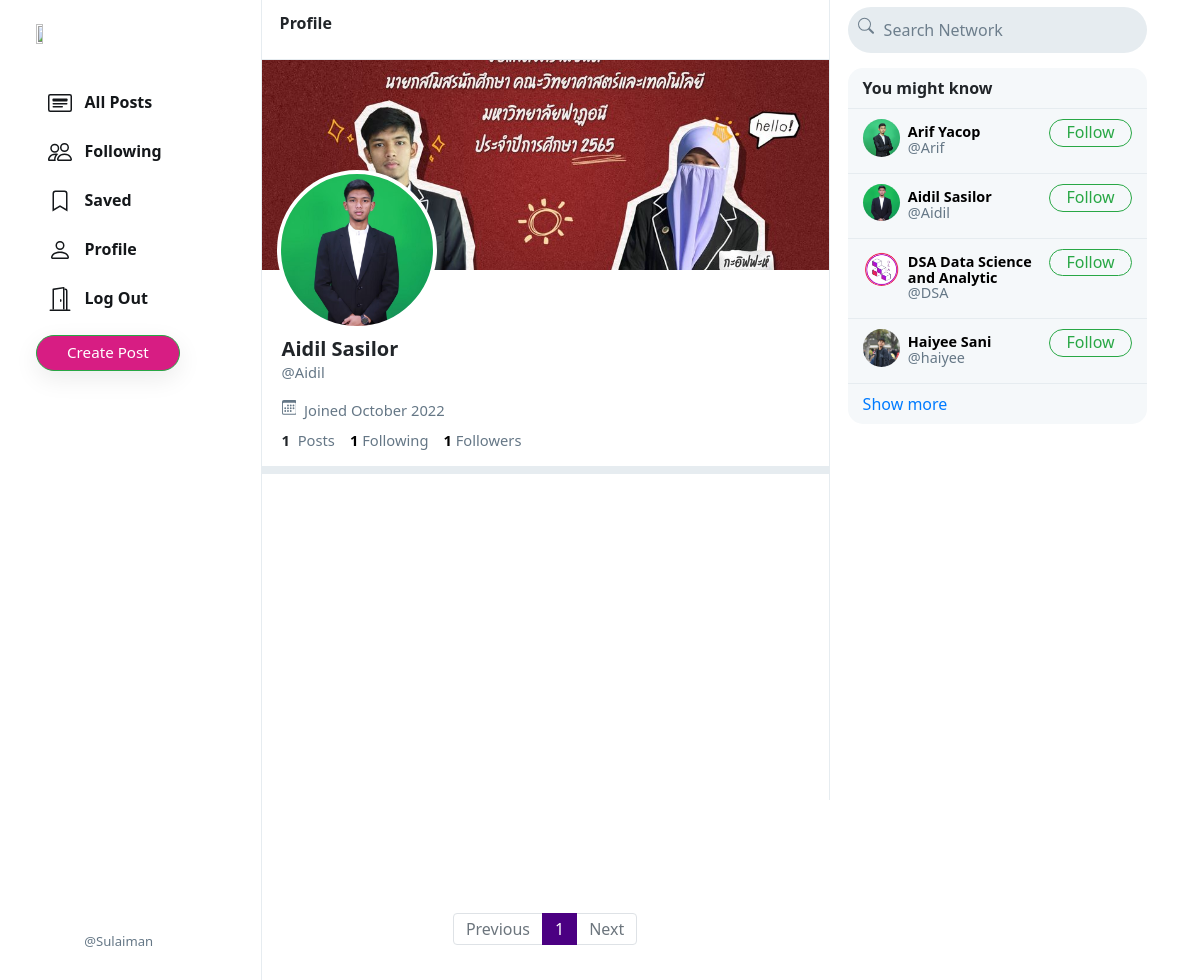
/Aidil (signed in), run on the app's committed database.
### network/models.py (models this page shows, shortened)
class User(AbstractUser):
    profile_pic = models.ImageField(upload_to='profile_pic/')
    bio = models.TextField(max_length=160, blank=True, null=True)
    cover = models.ImageField(upload_to='covers/', blank=True)

### network/views.py (the view)
# urls.py: path("<str:username>", views.profile, name='profile'),
def profile(request, username):
    user = User.objects.get(username=username)
    all_posts = Post.objects.filter(creater=user).order_by('-date_created')
    paginator = Paginator(all_posts, 10)
    page_number = request.GET.get('page')
    if page_number == None:
        page_number = 1
    posts = paginator.get_page(page_number)
    followings = []
    suggestions = []
    follower = False
    if request.user.is_authenticated:
        followings = Follower.objects.filter(followers=request.user).values_list('user', flat=True)
        suggestions = User.objects.exclude(pk__in=followings).exclude(username=request.user.username).order_by("?")[:6]
        if request.user in Follower.objects.get(user=user).followers.all():
            follower = True
    follower_count = Follower.objects.get(user=user).followers.all().count()
    following_count = Follower.objects.filter(followers=user).count()
    return render(request, 'network/profile.html', {
        "username": user,
        "posts": posts,
        "posts_count": all_posts.count(),
        "suggestions": suggestions,
        "page": "profile",
        "is_follower": follower,
        "follower_count": follower_count,
        "following_count": following_count
    })

### network/templates/network/profile.html (shortened to what this page needs)
{% extends 'network/index.html' %}
{% load static %}
{% block profile %}
    <div class="profile-view" data-user="{{username.username}}">
        <div class="cover-image" style="background-image: url(/media/{{username.cover}})"></div>
        <div class="profile-image" style="background-image: url(/media/{{username.profile_pic}})"></div>
        <div class="profile-details">
            <div class="details-data">
                <h5>{{username.first_name}} {{username.last_name}}</h5>
                <div class="grey">@{{username.username}}</div>
                <div class="grey" style="padding: 8px 0px;">
                    &nbsp;Joined {{username.date_joined | date:"F Y"}}
                </div>
                <div>
                    <strong>
                        {{posts_count}}
                    </strong>
                    &nbsp;<span class="grey">Posts</span>
                    <a href="#">
                        <strong id="following__count">{{following_count | default:0}}</strong>&nbsp;<span class="grey">Following</span>
                    </a>
                    <a href="#">
                        <strong id="follower__count">{{follower_count | default:0}}</strong>&nbsp;<span class="grey">Followers</span>
                    </a>
                </div>
            </div>
        </div>
    </div>
    <div class="space"></div>
{% endblock %}

### network/templates/network/layout.html (shortened to what this page needs)
{% load static %}
<!DOCTYPE html>
<html lang="en">
    <head>
        <link rel="stylesheet" href="https://stackpath.bootstrapcdn.com/bootstrap/4.4.1/css/bootstrap.min.css">
        <link href="{% static 'network/styles.css' %}" rel="stylesheet">
    </head>
    <body>
        <div class="body" data-page="{{page}}">
            <div class="sidenav">
                <a href="{% url 'index' %}" class="navbar-brand">
                    <img src="{% static 'network/Images/logo.png' %}" height="31px">
                </a>
                <div style="height: 100%;">
                    <div>
                        <div>
                            <ul>
                                <li class="nav-item" id="all_posts">
                                <a href="{% url 'DSocial' %}" class="nav-link">
                                    <div>
                                        &nbsp;&nbsp;All Posts
                                    </div>
                                </a>
                                </li>
                                {% if user.is_authenticated %}
                                    <li class="nav-item" id="following">
                                        <a href="{% url 'following' %}" class="nav-link">
                                            <div>
                                                &nbsp;&nbsp;Following
                                            </div>
                                        </a>
                                    </li>
                                    <li class="nav-item" id="saved">
                                        <a href="{% url 'saved' %}" class="nav-link">
                                            <div>
                                                <svg width="1.5em" height="1.5em" viewBox="0 0 16 16" class="bi bi-bookmark" fill="currentColor" xmlns="http://www.w3.org/2000/svg">
                                                    <path fill-rule="evenodd" d="M8 12l5 3V3a2 2 0 0 0-2-2H5a2 2 0 0 0-2 2v12l5-3zm-4 1.234l4-2.4 4 2.4V3a1 1 0 0 0-1-1H5a1 1 0 0 0-1 1v10.234z"/>
                                                  </svg>
                                                &nbsp;&nbsp;Saved
                                            </div>
                                        </a>
                                    </li>
                                    <li class="nav-item" id="profile">
                                        <a href="{% url 'profile' user.username %}" class="nav-link">
                                            <div>
                                                &nbsp;&nbsp;Profile
                                            </div>
                                        </a>
                                    </li>
                                    <li class="nav-item" id="logout">
                                        <a href="{% url 'logout' %}" class="nav-link">
                                            <div>
                                                &nbsp;&nbsp;Log Out
                                            </div>
                                        </a>
                                    </li>
                                {% endif %}
                            </ul>
                        </div>
                        {% if user.is_authenticated %}
                            <button id="popup-btn" class="btn btn-success new-post-btn" onclick="createpost()">Create Post</button>
                        {% endif %}
                    </div>
                    <div style="position: absolute; bottom: 10px;">
                        {% if user.is_authenticated %}
                            <li class="nav-item sidenav-user">
                                <a href="{% url 'profile' user.username %}" class="nav-link">
                                    <div class="user_account">
                                        <div class="small-profilepic" style="float: left; background-image: url(/media/{{user.profile_pic}})"></div>
                                        <div style="height: 2.7vw; margin: auto;">
                                            <div class="grey" style="margin-top: 4px;">@{{ user.username }}</div>
                                        </div>
                                    </div>
                                </a>
                            </li>
                        {% endif %}
                    </div>
                </div>
            </div>
            {% block body %}
            {% endblock %}
            <div class="right-div">
                <nav class="head">
                    <form action="#">
                        <div class="search-div">
                            <div>
                            </div>
                            <input type="text" name="query" id="search-box" placeholder="Search Network">
                        </div>
                    </form>
                </nav>
                <div class='right-div-content'>
                    <div class="space" style="background-color: white;"></div>
                    {% if user.is_authenticated %}
                        <div class="suggestion-box">
                            <div class="suggestion-header">
                                You might know
                            </div>
                            {% for suggestion in suggestions %}
                                <div class="suggestion-user">
                                    <div>
                                        <a href="{% url 'profile' suggestion.username %}">
                                            <div class="small-profilepic" style="background-image: url(/media/{{suggestion.profile_pic}})"></div>
                                        </a>
                                    </div>
                                    <div class="user-details">
                                        <a href="{% url 'profile' suggestion.username %}">
                                            <div id="user-name">
                                                <strong>
                                                    {{suggestion.first_name}} {{suggestion.last_name}}
                                                </strong>
                                            </div>
                                            <div class="grey">@{{suggestion.username}}</div>
                                        </a>
                                    </div>
                                    <div>
                                        <button class="btn btn-outline-success" type="button" onclick="follow_user(this,'{{suggestion.username}}','suggestion')">Follow</button>
                                    </div>
                                </div>
                            {% empty %}
                                    <div style="text-align: center; border-bottom: .5px solid #e6ecf0; padding: 10px 15px;">
                                        <span class="grey" style="font-size: .9em;">No suggestions available.</span>
                                    </div>
                            {% endfor %}
                            <div class="suggestion-footer">
                                <a href="#">Show more</a>
                            </div>
                        </div>
                    {% endif %}
                </div>
            </div>
        </div>
    </body>
</html>

### network/static/network/styles.css (style rules this page uses)
.body { display: flex; min-height: 100%; font-family: system-ui, sans-serif; }
.btn { border-radius: 20px; padding: 0.32rem 1rem 0.375rem 1rem; }
.btn, .btn:focus, .btn:active { box-shadow: none !important; -webkit-box-shadow: none !important; }
.grey { color: #657786; }
svg { vertical-align: text-top; }
.btn-success { background-color: #d71d83; }
.sidenav { height: 100%; width: 21.8%; position: fixed; top: 0; left: 0; padding: 15px; list-style: none; border-right: .5px solid #e6ecf0; z-index: 100; padding-left: 3%; background-color: white; }
.navbar-brand img { width: 60%; height: 30%; }
.sidenav ul { list-style: none; padding-left: 0px; margin-top: 3vh; }
.sidenav li { margin-top: 7px; }
.sidenav .nav-link { color: #14171a; line-height: .7em; font-weight: 700; padding: 0px; }
.sidenav .nav-link > div { padding: 10px 20px 8px 12px; border-radius: 25px; line-height: 0.9em; width: max-content; }
.new-post-btn { padding-left: 30px !important; padding-right: 30px !important; font-size: .95em; font-weight: 530; box-shadow: rgba(0, 0, 0, 0.08) 0px 8px 24px !important; }
.user_account { display: flex; font-size: .82rem; font-weight: normal; padding-top: 3px !important; padding-bottom: 3px !important; padding-left: 3px !important; }
.user_account .small-profilepic { transform: scale(.82); margin-left: auto; margin-top: auto; }
.head { height: 7.5vh; }
.small-profilepic { width: 3.1vw; height: 3.1vw; border-radius: 9999px; overflow: hidden; margin-right: 8px; background-size: cover; background-repeat: no-repeat; background-position: center; box-sizing: content-box; }
.space { height: 8px; background-color: #e6ecf0; }
.cover-image { height: 210px; background-size: cover; background-position: center; background-repeat: no-repeat; background-color: #ccd6dd; }
.profile-image { width: 160px; height: 160px; position: absolute; left: 15px; top: 110px; border-radius: 99999px; border: 4px solid white; background-size: cover; background-repeat: no-repeat; background-position: center; background-color: white; }
.profile-details { padding: 15px 20px; }
.profile-details > .details-data { margin-top: 52px; font-size: .92em; }
.profile-details h5 { font-weight: 800; margin-bottom: 0px; }
.profile-details a { color: black; text-decoration: none; }
.right-div { width: 28%; height: 100vh; position: fixed; right: 2.95%; border-left: .5px solid #e6ecf0; background-color: white; }
.right-div .head { padding: .9vh 1.5vw; }
.right-div .search-div { margin-left: auto; margin-right: auto; display: flex; border-radius: 25px; background-color: #e6ecf0; padding-left: 10px; padding-right: 10px; vertical-align: middle; }
#search-box { height: 5.7vh; border: none; background: none; outline: none; width: 100%; margin-left: 8px; }
#search-box::placeholder { color: #6d7e8c; }
.right-div-content { height: 92.5vh; overflow: auto; padding-left: 1.5vw; padding-right: 1.5vw; }
.suggestion-box, .guest-box { border-radius: 15px; overflow: hidden; background-color: #f5f8fa; }
.suggestion-header { padding: 13px 15px; line-height: .9em; font-weight: 800; border-bottom: .5px solid #e6ecf0; }
.suggestion-user { display: flex; padding: 10px 15px; font-size: .9em; border-bottom: .5px solid #e6ecf0; }
.suggestion-user a { color: black; text-decoration: none; }
.user-details { flex: 1; line-height: 1.1em; padding: 5px 0px 7px 0px; }
.suggestion-user .btn { padding: 0em 1em .09em 1em; }
.suggestion-footer { padding: 13px 15px; line-height: .9em; }
.suggestion-footer a { text-decoration: none; }

### data on the page
User: username "Sulaiman"
User: cover (picture), profile_pic (picture), first_name "Aidil", last_name "Sasilor", username "Aidil", date_joined "October 2022"
User: profile_pic (picture), first_name "Arif", last_name "Yacop", username "Arif"
User: profile_pic (picture), first_name "DSA", last_name "Data Science and Analytic", username "DSA"
User: profile_pic (picture), first_name "Haiyee", last_name "Sani", username "haiyee"

### other printed values
{{ posts_count }} "1"
{{ following_count | default:0 }} "1"
{{ follower_count | default:0 }} "1"
{{ each }} "1"
